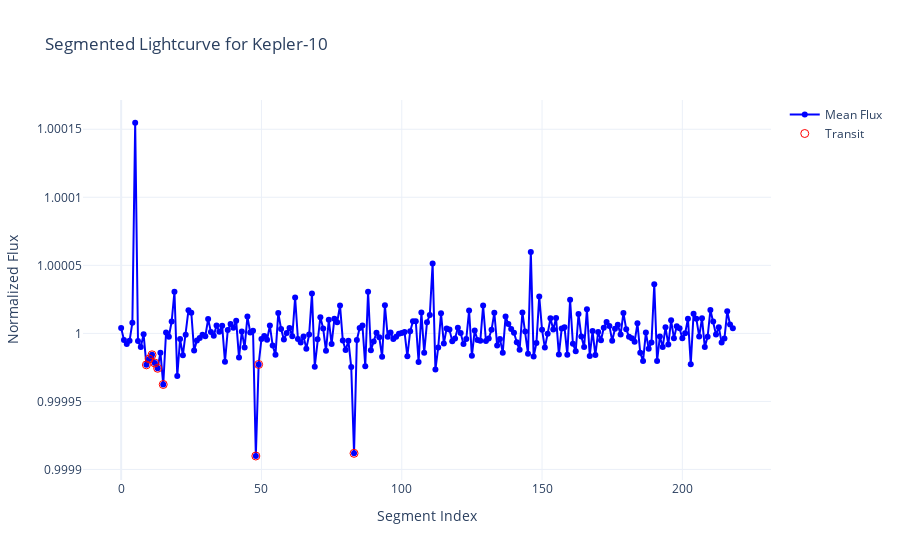

The notebook cell saved with this chart:
### Code cell
df = pd.read_csv("transit_segments_all.csv")


target = "Kepler-10"
df_target = df[df["target_id"] == target]


fig = go.Figure()


fig.add_trace(go.Scatter(
    x=df_target.index,
    y=df_target["mean_flux"],
    mode='lines+markers',
    name='Mean Flux',
    line=dict(color='blue'),
    marker=dict(size=6)
))


transit_segments = df_target[df_target["Label"] == 1]
fig.add_trace(go.Scatter(
    x=transit_segments.index,
    y=transit_segments["mean_flux"],
    mode='markers',
    name='Transit',
    marker=dict(color='red', size=8, symbol='circle-open')
))

fig.update_layout(
    title=f"Segmented Lightcurve for {target}",
    xaxis_title="Segment Index",
    yaxis_title="Normalized Flux",
    template="plotly_white"
)

fig.show()

### Figure 1 — Plotly figure (JSON) as saved in the notebook; plotly's stock layout.template omitted (floating-point values rounded to 4 significant figures; data arrays with more than 128 entries replaced by an {"elided": "..."} marker saying what was removed)
{"data": [{"line": {"color": "blue"}, "marker": {"size": 6}, "mode": "lines+markers", "name": "Mean Flux", "type": "scatter", "x": {"elided": "219 int values"}, "y": {"elided": "219 float values"}}, {"marker": {"color": "red", "size": 8, "symbol": "circle-open"}, "mode": "markers", "name": "Transit", "type": "scatter", "x": [9, 10, 11, 12, 13, 15, 48, 49, 83], "y": [1.0, 1.0, 1.0, 1.0, 1.0, 1.0, 0.9999, 1.0, 0.9999]}], "layout": {"title": {"text": "Segmented Lightcurve for Kepler-10"}, "xaxis": {"title": {"text": "Segment Index"}}, "yaxis": {"title": {"text": "Normalized Flux"}}}}
